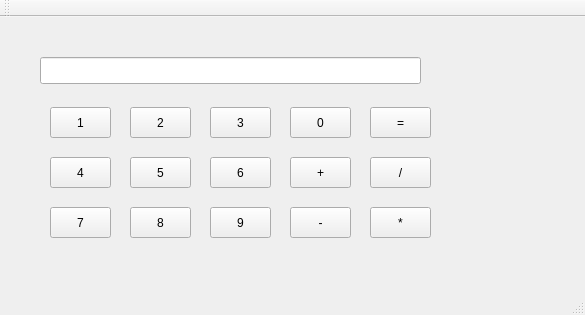
<?xml version="1.0" encoding="UTF-8"?>
<ui version="4.0">
 <class>MainWindow</class>
 <widget class="QMainWindow" name="MainWindow">
  <property name="geometry">
   <rect>
    <x>0</x>
    <y>0</y>
    <width>585</width>
    <height>315</height>
   </rect>
  </property>
  <property name="windowTitle">
   <string>MainWindow</string>
  </property>
  <widget class="QWidget" name="centralWidget">
   <widget class="QLineEdit" name="lineEdit">
    <property name="geometry">
     <rect>
      <x>40</x>
      <y>40</y>
      <width>381</width>
      <height>27</height>
     </rect>
    </property>
   </widget>
   <widget class="QPushButton" name="pushButton">
    <property name="geometry">
     <rect>
      <x>50</x>
      <y>90</y>
      <width>61</width>
      <height>31</height>
     </rect>
    </property>
    <property name="text">
     <string>1</string>
    </property>
   </widget>
   <widget class="QPushButton" name="pushButton_2">
    <property name="geometry">
     <rect>
      <x>130</x>
      <y>90</y>
      <width>61</width>
      <height>31</height>
     </rect>
    </property>
    <property name="text">
     <string>2</string>
    </property>
   </widget>
   <widget class="QPushButton" name="pushButton_3">
    <property name="geometry">
     <rect>
      <x>210</x>
      <y>90</y>
      <width>61</width>
      <height>31</height>
     </rect>
    </property>
    <property name="text">
     <string>3</string>
    </property>
   </widget>
   <widget class="QPushButton" name="pushButton_4">
    <property name="geometry">
     <rect>
      <x>210</x>
      <y>140</y>
      <width>61</width>
      <height>31</height>
     </rect>
    </property>
    <property name="text">
     <string>6</string>
    </property>
   </widget>
   <widget class="QPushButton" name="pushButton_5">
    <property name="geometry">
     <rect>
      <x>130</x>
      <y>140</y>
      <width>61</width>
      <height>31</height>
     </rect>
    </property>
    <property name="text">
     <string>5</string>
    </property>
   </widget>
   <widget class="QPushButton" name="pushButton_6">
    <property name="geometry">
     <rect>
      <x>50</x>
      <y>140</y>
      <width>61</width>
      <height>31</height>
     </rect>
    </property>
    <property name="text">
     <string>4</string>
    </property>
   </widget>
   <widget class="QPushButton" name="pushButton_7">
    <property name="geometry">
     <rect>
      <x>210</x>
      <y>190</y>
      <width>61</width>
      <height>31</height>
     </rect>
    </property>
    <property name="text">
     <string>9</string>
    </property>
   </widget>
   <widget class="QPushButton" name="pushButton_8">
    <property name="geometry">
     <rect>
      <x>50</x>
      <y>190</y>
      <width>61</width>
      <height>31</height>
     </rect>
    </property>
    <property name="text">
     <string>7</string>
    </property>
   </widget>
   <widget class="QPushButton" name="pushButton_9">
    <property name="geometry">
     <rect>
      <x>130</x>
      <y>190</y>
      <width>61</width>
      <height>31</height>
     </rect>
    </property>
    <property name="text">
     <string>8</string>
    </property>
   </widget>
   <widget class="QPushButton" name="pushButton_10">
    <property name="geometry">
     <rect>
      <x>290</x>
      <y>190</y>
      <width>61</width>
      <height>31</height>
     </rect>
    </property>
    <property name="text">
     <string>-</string>
    </property>
   </widget>
   <widget class="QPushButton" name="pushButton_11">
    <property name="geometry">
     <rect>
      <x>370</x>
      <y>90</y>
      <width>61</width>
      <height>31</height>
     </rect>
    </property>
    <property name="text">
     <string>=</string>
    </property>
   </widget>
   <widget class="QPushButton" name="pushButton_12">
    <property name="geometry">
     <rect>
      <x>290</x>
      <y>90</y>
      <width>61</width>
      <height>31</height>
     </rect>
    </property>
    <property name="text">
     <string>0</string>
    </property>
   </widget>
   <widget class="QPushButton" name="pushButton_13">
    <property name="geometry">
     <rect>
      <x>290</x>
      <y>140</y>
      <width>61</width>
      <height>31</height>
     </rect>
    </property>
    <property name="text">
     <string>+</string>
    </property>
   </widget>
   <widget class="QPushButton" name="pushButton_14">
    <property name="geometry">
     <rect>
      <x>370</x>
      <y>140</y>
      <width>61</width>
      <height>31</height>
     </rect>
    </property>
    <property name="text">
     <string>/</string>
    </property>
   </widget>
   <widget class="QPushButton" name="pushButton_15">
    <property name="geometry">
     <rect>
      <x>370</x>
      <y>190</y>
      <width>61</width>
      <height>31</height>
     </rect>
    </property>
    <property name="text">
     <string>*</string>
    </property>
   </widget>
  </widget>
  <widget class="QMenuBar" name="menuBar">
   <property name="geometry">
    <rect>
     <x>0</x>
     <y>0</y>
     <width>585</width>
     <height>25</height>
    </rect>
   </property>
  </widget>
  <widget class="QToolBar" name="mainToolBar">
   <attribute name="toolBarArea">
    <enum>TopToolBarArea</enum>
   </attribute>
   <attribute name="toolBarBreak">
    <bool>false</bool>
   </attribute>
  </widget>
  <widget class="QStatusBar" name="statusBar"/>
 </widget>
 <layoutdefault spacing="6" margin="11"/>
 <resources/>
 <connections/>
 <slots>
  <slot>slot1()</slot>
 </slots>
</ui>
